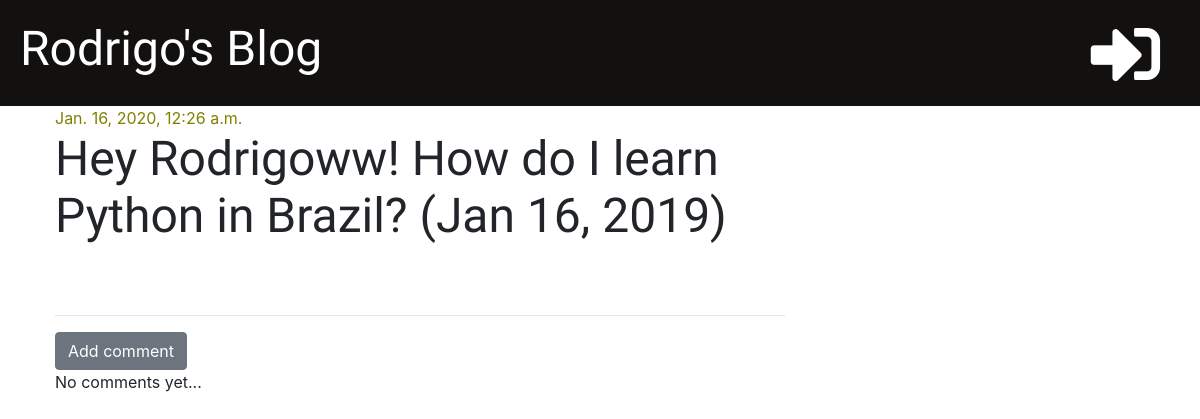
/post/2/, run on an earlier commit of the app's database.
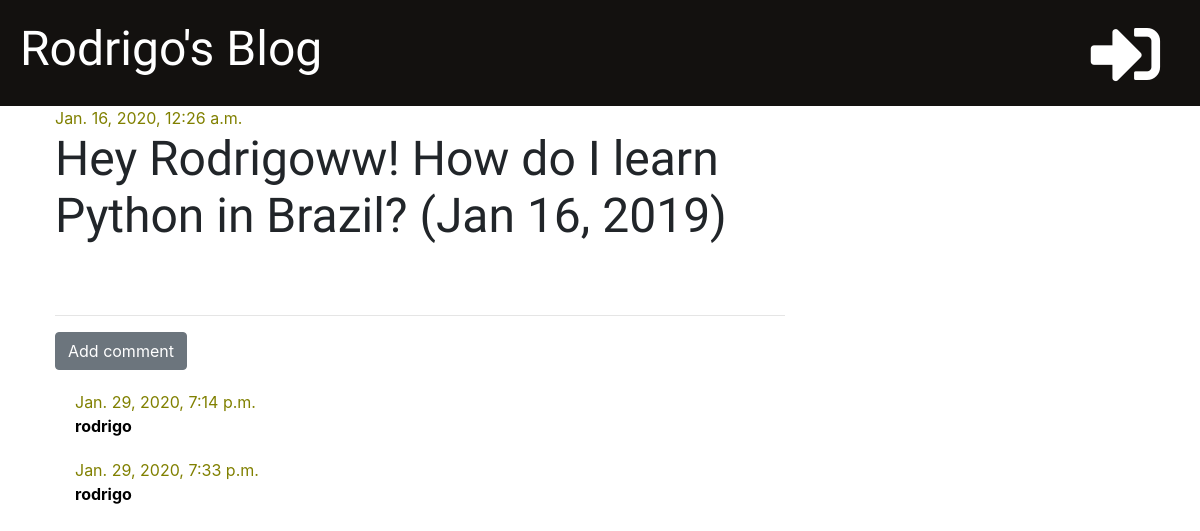
And on a later commit of the database.
### project/models.py (models this page shows, shortened)
class Comment(models.Model):
    post = models.ForeignKey('project.Post', on_delete=models.CASCADE, related_name='comments')
    author = models.CharField(max_length=200)
    text = models.TextField()
    created_date = models.DateTimeField(default=timezone.now)
    approved = models.BooleanField(default=False)

### project/views.py (the view)
# urls.py: path('post/<int:pk>/', views.post_detail, name='post_detail'),
def post_detail(request, pk):
    post = get_object_or_404(Post, pk=pk)
    stuff_for_frontend = {'post': post}
    return render(request, 'project/post_detail.html', stuff_for_frontend)

### project/templatetags/markdownify.py (called while the page is built)
@register.filter
def markdown(value):
    renderer = HighlightRenderer()
    markdown = mistune.Markdown(renderer=renderer)
    return markdown(value)

### project/templates/project/post_detail.html (shortened to what this page needs)
{% extends 'project/base.html' %}
{% load markdownify %}
{% block content %}
    <div class='post'>
        {% if post.published_date %}
            <div class='date'>
                {{ post.published_date }}
            </div>
        {% else %}
            <a href="{% url 'post_publish' pk=post.pk %}" class="btn btn-primary">Publish</a>
        {% endif %}
        <h1>{{ post.title }}</h1>
    </div>
    <hr>
    <a href="{% url 'add_comment_to_post' pk=post.pk %}" class="btn btn-secondary" >Add comment</a>
    {% for comment in post.comments.all %}
        {% if user.is_authenticated or comment.approved %}
            <div class="comment">
                <div class="date">
                    {{ comment.created_date }}
                </div>
                <strong>{{ comment.author }}</strong>
            </div>
        {% endif %}
    {% empty %}
        <p>No comments yet...</p>
    {% endfor %}
{% endblock %}

What changed in the data, as far as the page shows it:
added Comment: created_date "Jan. 29, 2020, 7:14 p.m.", author "rodrigo"
added Comment: created_date "Jan. 29, 2020, 7:33 p.m.", author "rodrigo"
Also different on the page:
text no longer shown: "No comments yet..."
